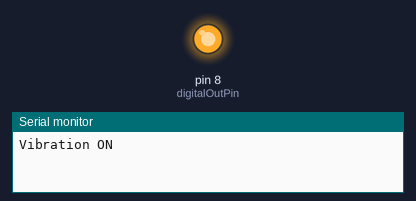
A sketch run on a simulated Arduino Uno, built with avr-gcc and run on an emulated ATmega328P. On the bench: output pins drawn as LEDs (lit = HIGH), the last lines printed to the serial monitor.

Above: at 2.5 s.
At 7.5 s:
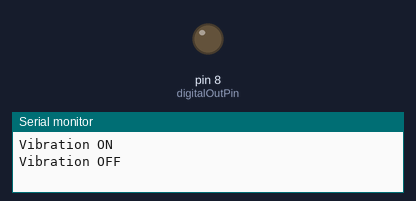
Timing chart, 0 to 13.0 s (numbered marks = the images above):
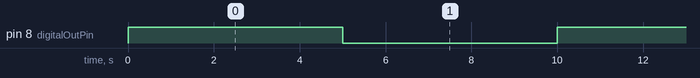

The sketch:

VibratorModule-Test.ino
```cpp
const int digitalOutPin = 8;

void setup() {
  Serial.begin(9600);
  pinMode(digitalOutPin,OUTPUT);
}
void loop() {
  digitalWrite(digitalOutPin,HIGH);
  Serial.println("Vibration ON");
  delay(5000);
  digitalWrite(digitalOutPin,LOW);
  Serial.println("Vibration OFF");
  delay(5000);
}
```

Measured:
- by itself, pin 8 (digitalOutPin): alternates HIGH for 5.0 s and LOW for 5.0 s
